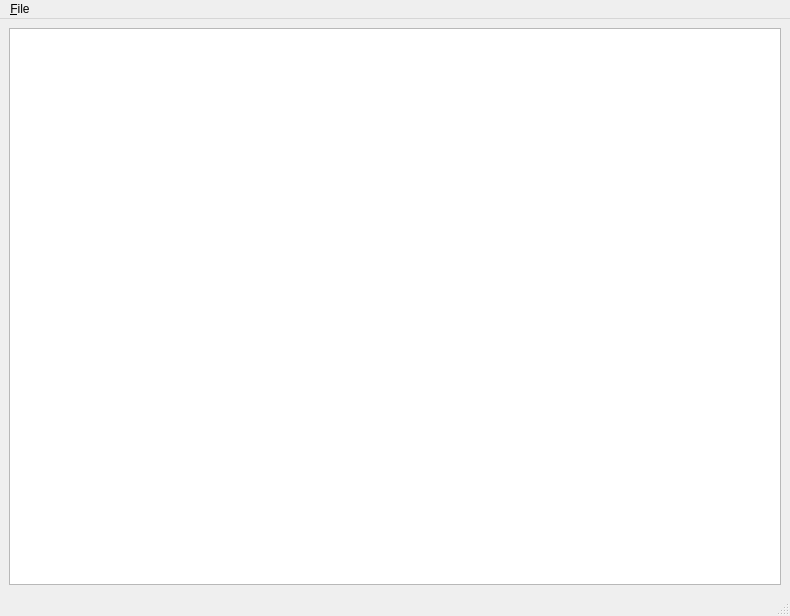
<?xml version="1.0" encoding="UTF-8"?>
<ui version="4.0">
 <class>MainWindow</class>
 <widget class="QMainWindow" name="MainWindow">
  <property name="geometry">
   <rect>
    <x>0</x>
    <y>0</y>
    <width>790</width>
    <height>616</height>
   </rect>
  </property>
  <property name="windowTitle">
   <string>MainWindow</string>
  </property>
  <widget class="QWidget" name="centralwidget">
   <layout class="QHBoxLayout" name="horizontalLayout">
    <item>
     <widget class="QTextEdit" name="textEdit">
      <property name="font">
       <font>
        <family>Monospace</family>
       </font>
      </property>
     </widget>
    </item>
   </layout>
  </widget>
  <widget class="QMenuBar" name="menubar">
   <property name="geometry">
    <rect>
     <x>0</x>
     <y>0</y>
     <width>790</width>
     <height>23</height>
    </rect>
   </property>
   <widget class="QMenu" name="menufile">
    <property name="title">
     <string>&amp;File</string>
    </property>
    <addaction name="action_Open"/>
    <addaction name="action_Save"/>
    <addaction name="separator"/>
    <addaction name="action_Quit"/>
   </widget>
   <addaction name="menufile"/>
  </widget>
  <widget class="QStatusBar" name="statusbar"/>
  <action name="action_Open">
   <property name="text">
    <string>&amp;Open...</string>
   </property>
   <property name="shortcut">
    <string>Ctrl+O</string>
   </property>
  </action>
  <action name="action_Save">
   <property name="text">
    <string>&amp;Save...</string>
   </property>
   <property name="shortcut">
    <string>Ctrl+S</string>
   </property>
  </action>
  <action name="action_Quit">
   <property name="text">
    <string>&amp;Quit</string>
   </property>
   <property name="shortcut">
    <string>Ctrl+Q</string>
   </property>
  </action>
 </widget>
 <resources/>
 <connections/>
</ui>
